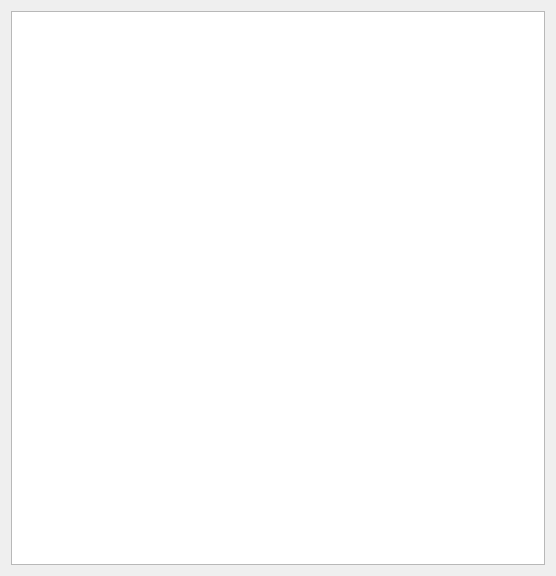
<?xml version="1.0" encoding="UTF-8"?>
<ui version="4.0">
 <class>Form</class>
 <widget class="QWidget" name="Form">
  <property name="geometry">
   <rect>
    <x>0</x>
    <y>0</y>
    <width>556</width>
    <height>576</height>
   </rect>
  </property>
  <property name="windowTitle">
   <string>Form</string>
  </property>
  <layout class="QVBoxLayout" name="verticalLayout">
   <item>
    <widget class="QListWidget" name="listWidget"/>
   </item>
  </layout>
 </widget>
 <resources/>
 <connections/>
</ui>
